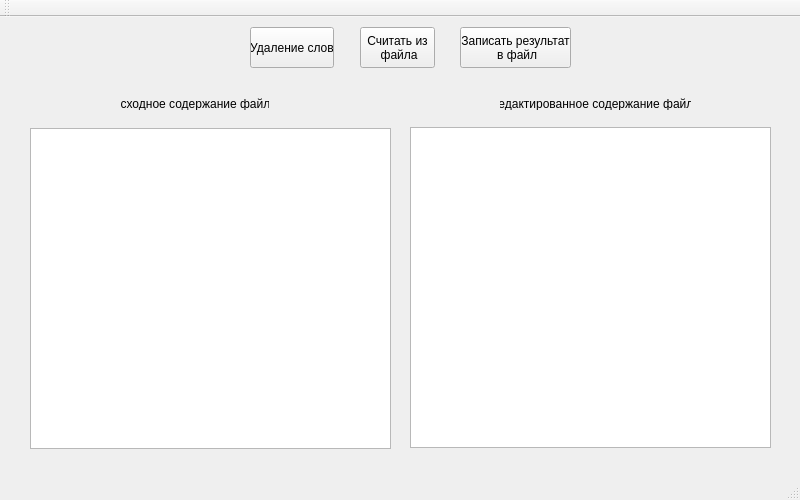
<?xml version="1.0" encoding="UTF-8"?>
<ui version="4.0">
 <class>MainWindow</class>
 <widget class="QMainWindow" name="MainWindow">
  <property name="geometry">
   <rect>
    <x>0</x>
    <y>0</y>
    <width>800</width>
    <height>500</height>
   </rect>
  </property>
  <property name="windowTitle">
   <string>MainWindow</string>
  </property>
  <widget class="QWidget" name="centralWidget">
   <widget class="QPushButton" name="ifstream1">
    <property name="geometry">
     <rect>
      <x>360</x>
      <y>10</y>
      <width>75</width>
      <height>41</height>
     </rect>
    </property>
    <property name="text">
     <string>Считать из
 файла</string>
    </property>
   </widget>
   <widget class="QPushButton" name="ofstream">
    <property name="geometry">
     <rect>
      <x>460</x>
      <y>10</y>
      <width>111</width>
      <height>41</height>
     </rect>
    </property>
    <property name="text">
     <string>Записать результат
 в файл</string>
    </property>
   </widget>
   <widget class="QPushButton" name="deleteWords">
    <property name="geometry">
     <rect>
      <x>250</x>
      <y>10</y>
      <width>84</width>
      <height>41</height>
     </rect>
    </property>
    <property name="text">
     <string>Удаление слов</string>
    </property>
   </widget>
   <widget class="QLabel" name="label">
    <property name="geometry">
     <rect>
      <x>120</x>
      <y>80</y>
      <width>149</width>
      <height>13</height>
     </rect>
    </property>
    <property name="text">
     <string>Исходное содержание файла</string>
    </property>
    <property name="alignment">
     <set>Qt::AlignCenter</set>
    </property>
   </widget>
   <widget class="QLabel" name="label_2">
    <property name="geometry">
     <rect>
      <x>500</x>
      <y>80</y>
      <width>191</width>
      <height>13</height>
     </rect>
    </property>
    <property name="text">
     <string>Редактированное содержание файла</string>
    </property>
    <property name="alignment">
     <set>Qt::AlignCenter</set>
    </property>
   </widget>
   <widget class="QTextBrowser" name="sourcetxt">
    <property name="geometry">
     <rect>
      <x>30</x>
      <y>111</y>
      <width>361</width>
      <height>321</height>
     </rect>
    </property>
   </widget>
   <widget class="QTextBrowser" name="refinedtxt">
    <property name="geometry">
     <rect>
      <x>410</x>
      <y>110</y>
      <width>361</width>
      <height>321</height>
     </rect>
    </property>
   </widget>
  </widget>
  <widget class="QMenuBar" name="menuBar">
   <property name="geometry">
    <rect>
     <x>0</x>
     <y>0</y>
     <width>800</width>
     <height>21</height>
    </rect>
   </property>
  </widget>
  <widget class="QToolBar" name="mainToolBar">
   <attribute name="toolBarArea">
    <enum>TopToolBarArea</enum>
   </attribute>
   <attribute name="toolBarBreak">
    <bool>false</bool>
   </attribute>
  </widget>
  <widget class="QStatusBar" name="statusBar"/>
 </widget>
 <layoutdefault spacing="6" margin="11"/>
 <resources/>
 <connections/>
</ui>
